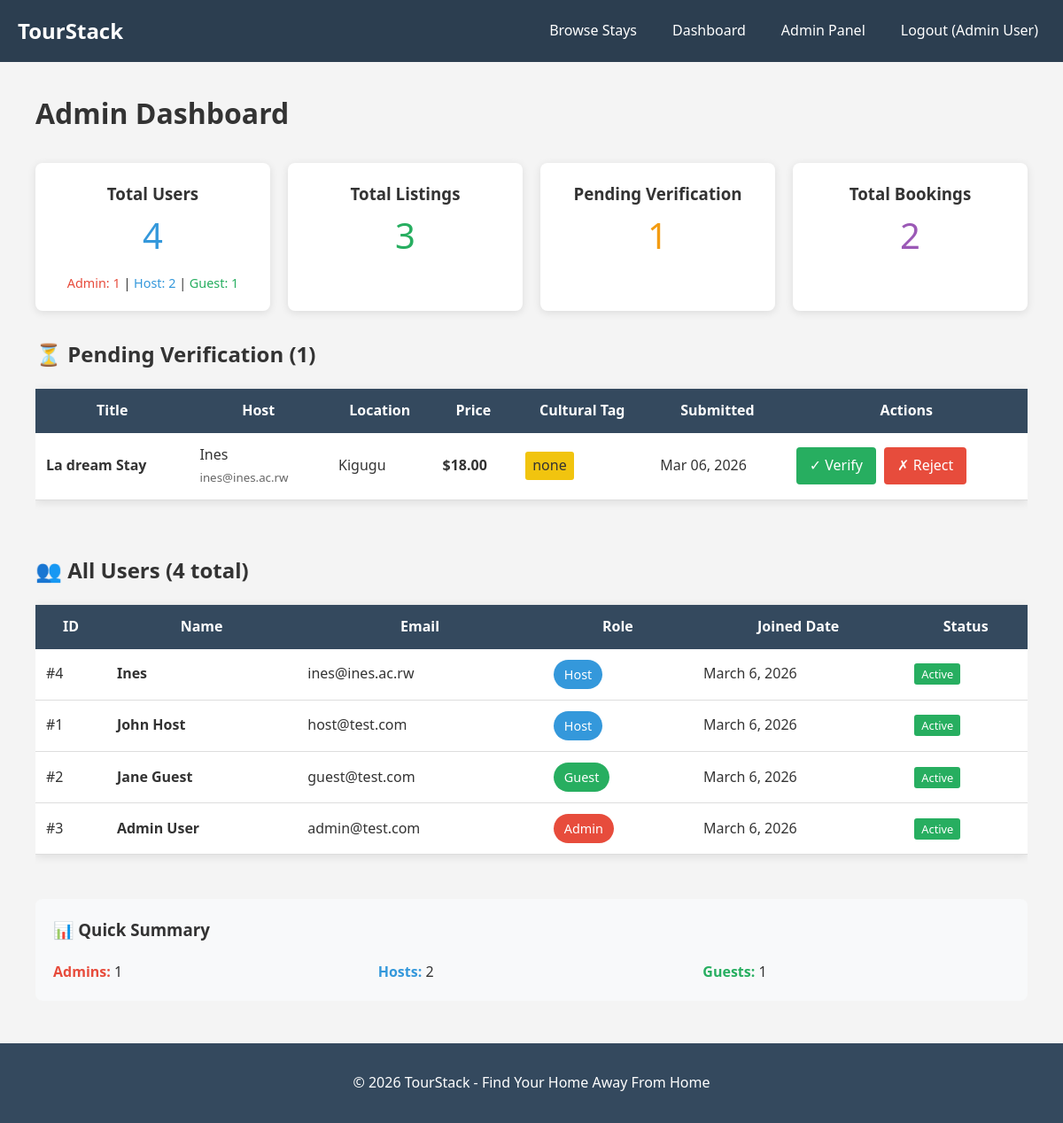
/index.php?page=admin-dashboard (signed in), run on an earlier commit of the app's database.
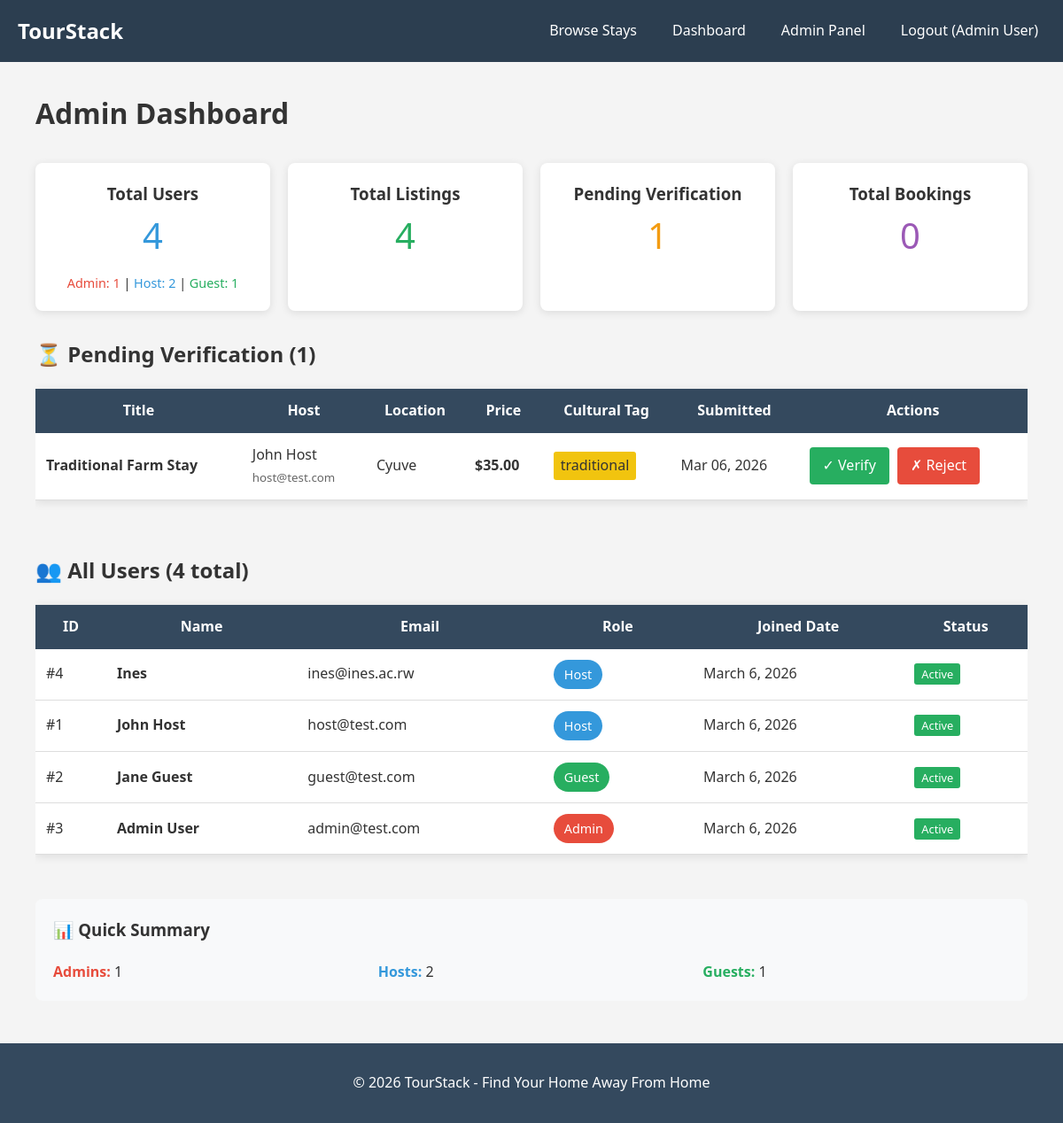
And on a later commit of the database.
### tables this page shows
CREATE TABLE `homestays` (
  `id` int(11) NOT NULL,
  `host_id` int(11) NOT NULL,
  `title` varchar(200) NOT NULL,
  `description` text DEFAULT NULL,
  `price` decimal(10,2) NOT NULL,
  `location` varchar(200) NOT NULL,
  `cultural_tag` enum('Imigongo','volcanic stone','traditional','none') DEFAULT 'none',
  `image` varchar(255) DEFAULT 'placeholder.jpg',
  `verified` tinyint(1) DEFAULT 0,
  `created_at` timestamp NOT NULL DEFAULT current_timestamp()
);

CREATE TABLE `users` (
  `id` int(11) NOT NULL,
  `name` varchar(100) NOT NULL,
  `email` varchar(100) NOT NULL,
  `password` varchar(255) NOT NULL,
  `role` enum('host','guest','admin') DEFAULT 'guest',
  `created_at` timestamp NOT NULL DEFAULT current_timestamp()
);

### admin-dashboard.php (the view, shortened to what this page needs)
<?php
require_once 'config.php';
$unverified_sql = "
    SELECT h.*, u.name as host_name, u.email as host_email
    FROM homestays h
    JOIN users u ON h.host_id = u.id
    WHERE h.verified = 0
    ORDER BY h.created_at DESC
";
$unverified = $conn->query($unverified_sql);
$users_sql = "SELECT id, name, email, role, created_at FROM users ORDER BY created_at DESC";
$users = $conn->query($users_sql);
$stats_sql = "
    SELECT
        (SELECT COUNT(*) FROM users) as total_users,
        (SELECT COUNT(*) FROM homestays) as total_listings,
        (SELECT COUNT(*) FROM homestays WHERE verified = 0) as pending_verification,
        (SELECT COUNT(*) FROM bookings) as total_bookings
";
$stats = $conn->query($stats_sql)->fetch_assoc();
$role_counts_sql = "
    SELECT
        SUM(CASE WHEN role = 'admin' THEN 1 ELSE 0 END) as admin_count,
        SUM(CASE WHEN role = 'host' THEN 1 ELSE 0 END) as host_count,
        SUM(CASE WHEN role = 'guest' THEN 1 ELSE 0 END) as guest_count
    FROM users
";
$role_counts = $conn->query($role_counts_sql)->fetch_assoc();
?>
<div class="container">
    <h1>Admin Dashboard</h1>
    <div class="stats-grid" style="display: grid; grid-template-columns: repeat(auto-fit, minmax(200px, 1fr)); gap: 20px; margin: 30px 0;">
        <div class="stat-card" style="background: white; padding: 20px; border-radius: 8px; box-shadow: 0 2px 10px rgba(0,0,0,0.1); text-align: center;">
            <h3>Total Users</h3>
            <p style="font-size: 2.5em; color: #3498db;"><?php echo $stats['total_users']; ?></p>
            <div style="font-size: 0.9em; margin-top: 10px;">
                <span style="color: #e74c3c;">Admin: <?php echo $role_counts['admin_count']; ?></span> |
                <span style="color: #3498db;">Host: <?php echo $role_counts['host_count']; ?></span> |
                <span style="color: #27ae60;">Guest: <?php echo $role_counts['guest_count']; ?></span>
            </div>
        </div>
        <div class="stat-card" style="background: white; padding: 20px; border-radius: 8px; box-shadow: 0 2px 10px rgba(0,0,0,0.1); text-align: center;">
            <h3>Total Listings</h3>
            <p style="font-size: 2.5em; color: #27ae60;"><?php echo $stats['total_listings']; ?></p>
        </div>
        <div class="stat-card" style="background: white; padding: 20px; border-radius: 8px; box-shadow: 0 2px 10px rgba(0,0,0,0.1); text-align: center;">
            <h3>Pending Verification</h3>
            <p style="font-size: 2.5em; color: #f39c12;"><?php echo $stats['pending_verification']; ?></p>
        </div>
        <div class="stat-card" style="background: white; padding: 20px; border-radius: 8px; box-shadow: 0 2px 10px rgba(0,0,0,0.1); text-align: center;">
            <h3>Total Bookings</h3>
            <p style="font-size: 2.5em; color: #9b59b6;"><?php echo $stats['total_bookings']; ?></p>
        </div>
    </div>
    <h2>⏳ Pending Verification (<?php echo $stats['pending_verification']; ?>)</h2>
    <?php if ($unverified && $unverified->num_rows > 0): ?>
        <div style="overflow-x: auto;">
            <table style="width: 100%; border-collapse: collapse; margin: 20px 0; background: white; box-shadow: 0 2px 10px rgba(0,0,0,0.1);">
                <thead style="background: #34495e; color: white;">
                    <tr>
                        <th style="padding: 12px;">Title</th>
                        <th style="padding: 12px;">Host</th>
                        <th style="padding: 12px;">Location</th>
                        <th style="padding: 12px;">Price</th>
                        <th style="padding: 12px;">Cultural Tag</th>
                        <th style="padding: 12px;">Submitted</th>
                        <th style="padding: 12px;">Actions</th>
                    </tr>
                </thead>
                <tbody>
                    <?php while($stay = $unverified->fetch_assoc()): ?>
                        <tr style="border-bottom: 1px solid #ddd;">
                            <td style="padding: 12px;"><strong><?php echo $stay['title']; ?></strong></td>
                            <td style="padding: 12px;">
                                <?php echo $stay['host_name']; ?><br>
                                <small style="color: #666;"><?php echo $stay['host_email']; ?></small>
                            </td>
                            <td style="padding: 12px;"><?php echo $stay['location']; ?></td>
                            <td style="padding: 12px;"><strong>$<?php echo $stay['price']; ?></strong></td>
                            <td style="padding: 12px;">
                                <span style="background: #f1c40f; padding: 3px 8px; border-radius: 3px; display: inline-block;">
                                    <?php echo $stay['cultural_tag']; ?>
                                </span>
                            </td>
                            <td style="padding: 12px;"><?php echo date('M d, Y', strtotime($stay['created_at'])); ?></td>
                            <td style="padding: 12px;">
                                <a href="verify-homestay.php?id=<?php echo $stay['id']; ?>&action=verify"
                                   style="background: #27ae60; color: white; padding: 8px 15px; text-decoration: none; border-radius: 4px; display: inline-block; margin-right: 5px;"
                                   onclick="return confirm('Verify this home-stay? It will be visible to guests.')">✓ Verify</a>
                                <a href="verify-homestay.php?id=<?php echo $stay['id']; ?>&action=reject"
                                   style="background: #e74c3c; color: white; padding: 8px 15px; text-decoration: none; border-radius: 4px; display: inline-block;"
                                   onclick="return confirm('Reject this home-stay? It will be deleted.')">✗ Reject</a>
                            </td>
                        </tr>
                    <?php endwhile; ?>
                </tbody>
            </table>
        </div>
    <?php else: ?>
        <p style="background: #f8f9fa; padding: 20px; border-radius: 4px;">No pending verifications. All home-stays are verified!</p>
    <?php endif; ?>
    <h2 style="margin-top: 40px;">👥 All Users (<?php echo $stats['total_users']; ?> total)</h2>
    <div style="overflow-x: auto;">
        <table style="width: 100%; border-collapse: collapse; margin: 20px 0; background: white; box-shadow: 0 2px 10px rgba(0,0,0,0.1);">
            <thead style="background: #34495e; color: white;">
                <tr>
                    <th style="padding: 12px;">ID</th>
                    <th style="padding: 12px;">Name</th>
                    <th style="padding: 12px;">Email</th>
                    <th style="padding: 12px;">Role</th>
                    <th style="padding: 12px;">Joined Date</th>
                    <th style="padding: 12px;">Status</th>
                </tr>
            </thead>
            <tbody>
                <?php if ($users && $users->num_rows > 0): ?>
                    <?php while($user = $users->fetch_assoc()): ?>
                        <tr style="border-bottom: 1px solid #ddd;">
                            <td style="padding: 12px;">#<?php echo $user['id']; ?></td>
                            <td style="padding: 12px;">
                                <strong><?php echo $user['name']; ?></strong>
                            </td>
                            <td style="padding: 12px;"><?php echo $user['email']; ?></td>
                            <td style="padding: 12px;">
                                <span style="
                                    background: <?php
                                        echo $user['role'] == 'admin' ? '#e74c3c' :
                                            ($user['role'] == 'host' ? '#3498db' : '#27ae60');
                                    ?>;
                                    color: white;
                                    padding: 5px 12px;
                                    border-radius: 20px;
                                    display: inline-block;
                                    font-size: 0.9em;
                                ">
                                    <?php echo ucfirst($user['role']); ?>
                                </span>
                            </td>
                            <td style="padding: 12px;"><?php echo date('F j, Y', strtotime($user['created_at'])); ?></td>
                            <td style="padding: 12px;">
                                <span style="
                                    background: #27ae60;
                                    color: white;
                                    padding: 3px 8px;
                                    border-radius: 3px;
                                    font-size: 0.8em;
                                ">Active</span>
                            </td>
                        </tr>
                    <?php endwhile; ?>
                <?php else: ?>
                    <tr>
                        <td colspan="6" style="padding: 20px; text-align: center;">No users found</td>
                    </tr>
                <?php endif; ?>
            </tbody>
        </table>
    </div>
    <div style="background: #f8f9fa; padding: 20px; border-radius: 8px; margin: 30px 0;">
        <h3>📊 Quick Summary</h3>
        <div style="display: grid; grid-template-columns: repeat(3, 1fr); gap: 20px; margin-top: 20px;">
            <div>
                <strong style="color: #e74c3c;">Admins:</strong> <?php echo $role_counts['admin_count']; ?>
            </div>
            <div>
                <strong style="color: #3498db;">Hosts:</strong> <?php echo $role_counts['host_count']; ?>
            </div>
            <div>
                <strong style="color: #27ae60;">Guests:</strong> <?php echo $role_counts['guest_count']; ?>
            </div>
        </div>
    </div>
</div>

### header.php (shortened to what this page needs)
<!DOCTYPE html>
<html lang="en">
<head>
    <link rel="stylesheet" href="style.css">
</head>
<body>
    <nav class="navbar">
        <div class="container">
            <a href="index.php?page=home" class="logo">TourStack</a>
            <ul class="nav-menu">
                <li><a href="index.php?page=listings">Browse Stays</a></li>
                <?php if (isset($_SESSION['user_id'])): ?>
                    <li><a href="index.php?page=dashboard">Dashboard</a></li>
                    <?php if ($_SESSION['role'] == 'admin'): ?>
                        <li><a href="index.php?page=admin-dashboard">Admin Panel</a></li>
                    <?php endif; ?>
                    <li><a href="index.php?page=logout">Logout (<?php echo $_SESSION['name']; ?>)</a></li>
                <?php else: ?>
                    <li><a href="index.php?page=login">Login</a></li>
                    <li><a href="index.php?page=register">Register</a></li>
                <?php endif; ?>
            </ul>
        </div>
    </nav>
    <main class="container">

### index.php (shortened to what this page needs)
<?php
require_once 'config.php';
$page = isset($_GET['page']) ? $_GET['page'] : 'home';
include 'header.php';
switch($page) {
    case 'admin-dashboard':
        include 'admin-dashboard.php';
        break;
}
include 'footer.php';
?>

### footer.php (shortened to what this page needs)
    </main>
    <footer class="footer">
        <div class="container">
            <p>&copy; 2026 TourStack - Find Your Home Away From Home</p>
        </div>
    </footer>
</body>
</html>

### style.css (style rules this page uses)
* { margin: 0; padding: 0; box-sizing: border-box; }
body { font-family: 'Segoe UI', Tahoma, Geneva, Verdana, sans-serif; line-height: 1.6; color: #333; background-color: #f4f4f4; }
.container { max-width: 1200px; margin: 0 auto; padding: 0 20px; }
.navbar { background: #2c3e50; color: white; padding: 1rem 0; margin-bottom: 2rem; }
.navbar .container { display: flex; justify-content: space-between; align-items: center; }
.logo { color: white; text-decoration: none; font-size: 1.5rem; font-weight: bold; }
.nav-menu { list-style: none; display: flex; gap: 1.5rem; }
.nav-menu a { color: white; text-decoration: none; padding: 0.5rem; }
.stats-grid { display: grid; grid-template-columns: repeat(auto-fit, minmax(250px, 1fr)); gap: 2rem; margin: 2rem 0; }
.stat-card { background: white; padding: 2rem; border-radius: 8px; box-shadow: 0 2px 10px rgba(0,0,0,0.1); text-align: center; }
.footer { background: #34495e; color: white; text-align: center; padding: 2rem 0; margin-top: 3rem; }

What changed in the data, as far as the page shows it:
removed homestays: title "La dream Stay", host.name "Ines", host.email "ines@ines.ac.rw", location "Kigugu", price "18.00", cultural_tag "none", created_at "Mar 06, 2026"
added homestays: title "Traditional Farm Stay", host.name "John Host", host.email "host@test.com", location "Cyuve", price "35.00", cultural_tag "traditional", created_at "Mar 06, 2026"
Also different on the page:
$stats['total_listings']: "3" → "4"
$stats['total_bookings']: "2" → "0"
